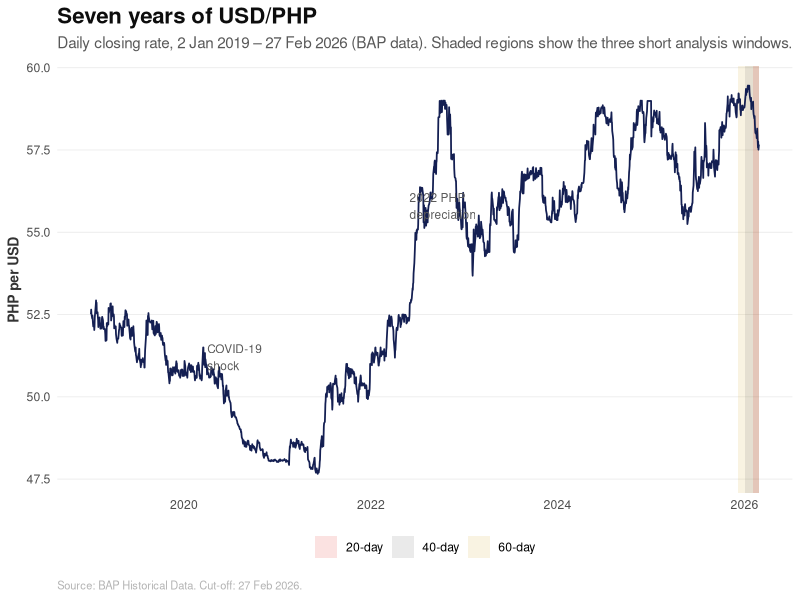
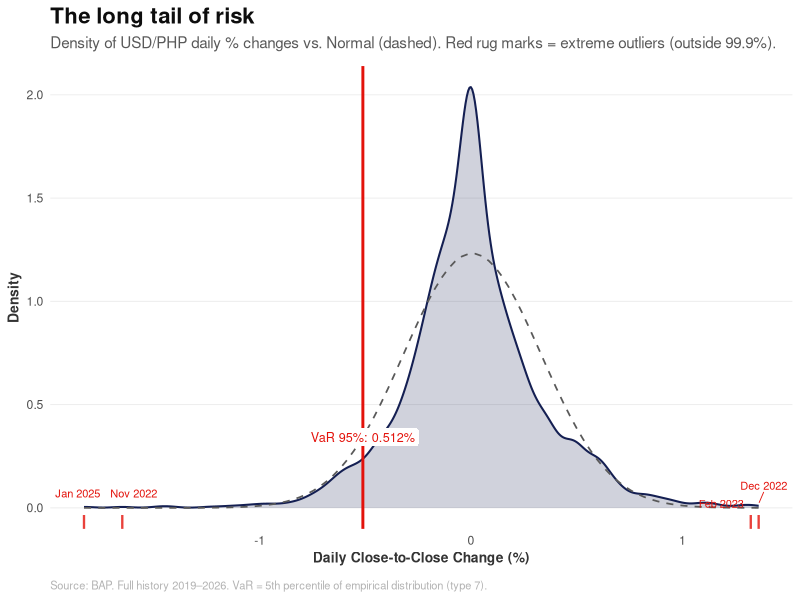
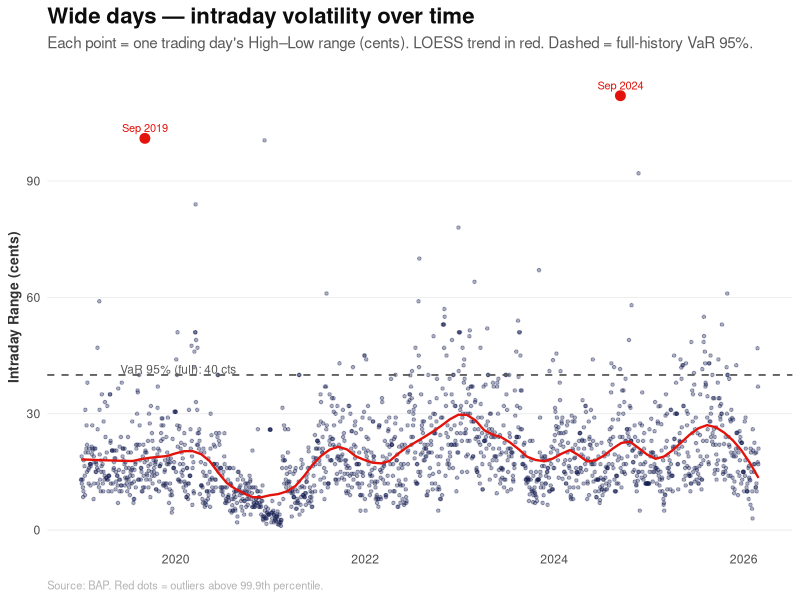
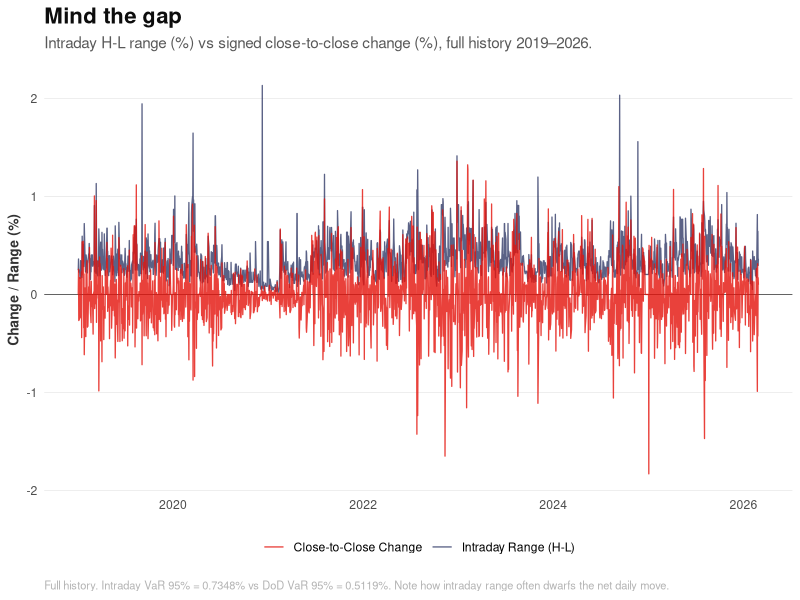
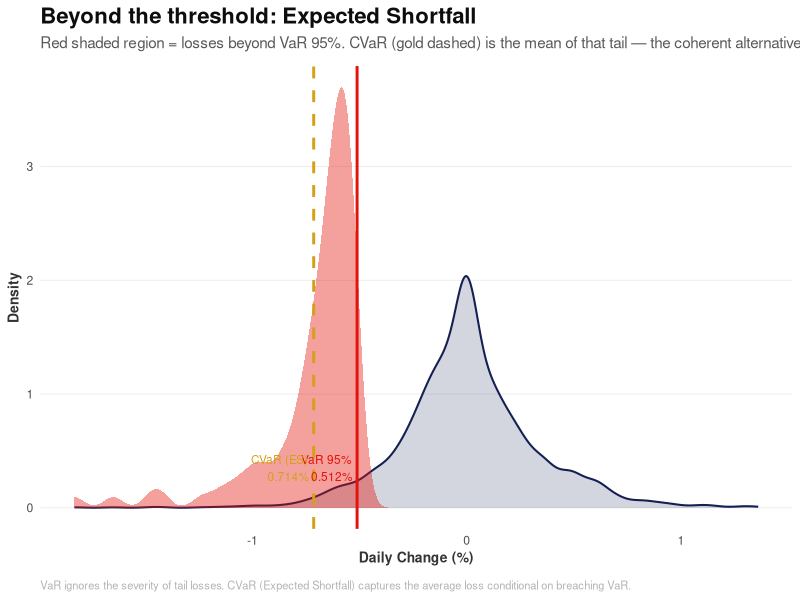
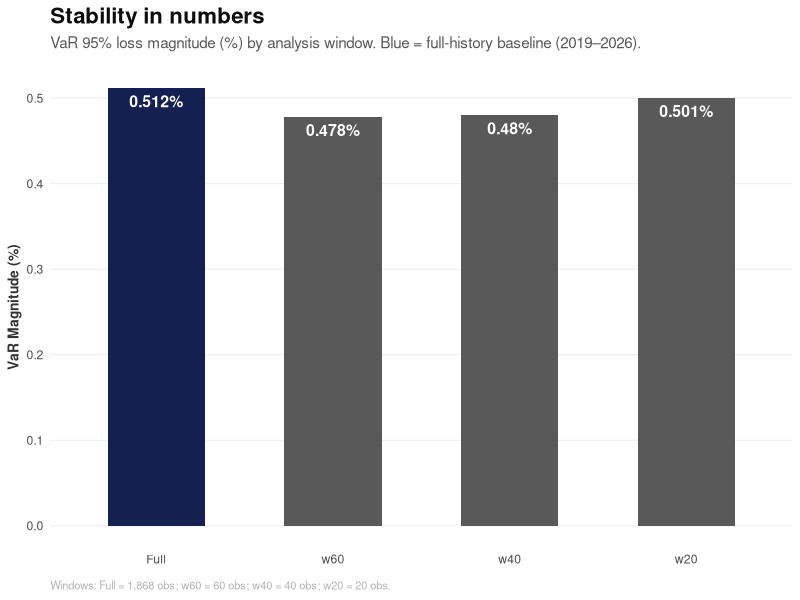
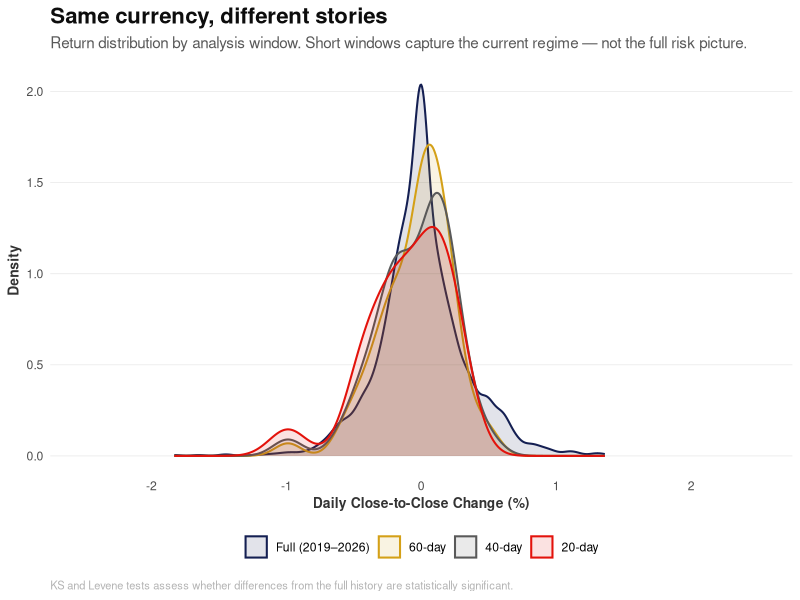
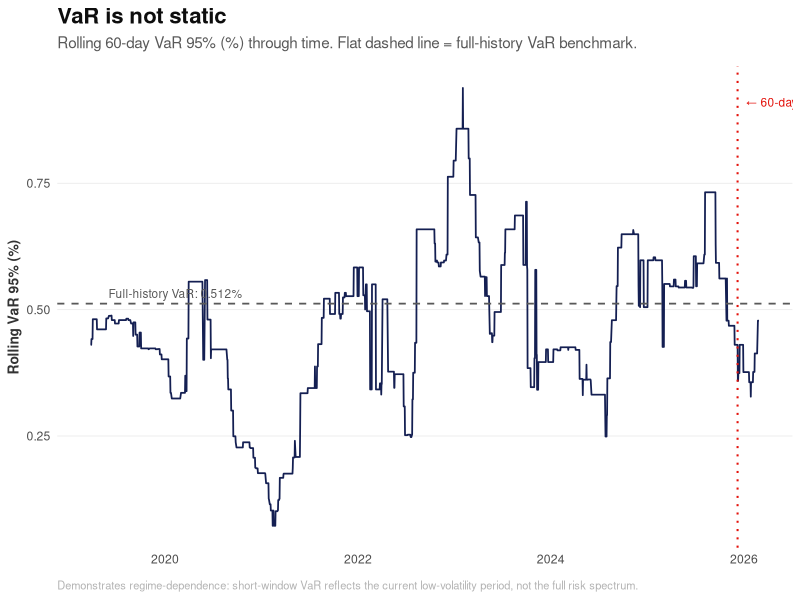

R code for these plots, in order:
## ---- chunk 1
knitr::opts_chunk$set(echo = TRUE, message = FALSE, warning = FALSE, fig.width = 10, fig.height = 6)
library(readr)
library(dplyr)
library(lubridate)
library(knitr)
library(e1071)
library(ggplot2)
library(ggrepel)
library(tidyr)

# --- ECONOMIST & QVRS THEME ---
theme_economist_quant <- function() {
  theme_minimal() +
    theme(
      text = element_text(family = "sans"),
      plot.title = element_text(face = "bold", size = 16, color = "#0D0D0D"),
      plot.subtitle = element_text(size = 11, color = "#595959", margin = margin(b = 10)),
      plot.caption = element_text(size = 8, color = "#B3B3B3", hjust = 0, margin = margin(t = 10)),
      panel.grid.major.y = element_line(color = "#EBEBEB", linewidth = 0.3),
      panel.grid.major.x = element_blank(),
      panel.grid.minor = element_blank(),
      axis.title = element_text(size = 10, face = "bold", color = "#333333"),
      axis.ticks = element_blank(),
      legend.position = "bottom",
      legend.title = element_blank()
    )
}

econ_blue <- "#141F52"
econ_red  <- "#E3120B"
econ_grey <- "#595959"
econ_gold <- "#D4A017"

# Helper for Levene's Test (Manual Implementation — median-centred)
levene_test_manual <- function(group1, group2) {
  med1 <- median(group1)
  med2 <- median(group2)
  z1 <- abs(group1 - med1)
  z2 <- abs(group2 - med2)
  t_res <- t.test(z1, z2, var.equal = TRUE)
  return(list(statistic = t_res$statistic, p_value = t_res$p.value))
}
## ---- chunk 2
df_raw <- read_csv("data/unified_usdphp_bap.csv") %>%
  mutate(Date = as.Date(Date)) %>%
  # Enforce case cut-off: 27 Feb 2026
  filter(Date <= as.Date("2026-02-27")) %>%
  # Remove weekends imputed by the consolidation script (1=Sun, 7=Sat in lubridate)
  filter(wday(Date) %in% 2:6) %>%
  arrange(Date)

integrity_check <- data.frame(
  Metric = c("Total Trading Rows", "Start Date", "End Date", "Rows with High < Low"),
  Value = c(
    as.character(nrow(df_raw)),
    as.character(min(df_raw$Date)),
    as.character(max(df_raw$Date)),
    as.character(nrow(filter(df_raw, High < Low)))
  )
)
kable(integrity_check, caption = "Data Integrity Check")
## ---- chunk 3
# --- PLOT 0: The Full Picture ---
# Shade the three short windows to contextualise their size vs history
shade_df <- data.frame(
  xmin = as.Date(c(tail(df_raw$Date, 60)[1], tail(df_raw$Date, 40)[1], tail(df_raw$Date, 20)[1])),
  xmax = max(df_raw$Date),
  label = c("60-day", "40-day", "20-day"),
  y    = c(54.5, 55.8, 57.1)
)

ggplot(df_raw, aes(x = Date, y = Close)) +
  geom_rect(data = shade_df,
            aes(xmin = xmin, xmax = xmax, ymin = -Inf, ymax = Inf, fill = label),
            inherit.aes = FALSE, alpha = 0.12) +
  scale_fill_manual(values = c("60-day" = econ_gold, "40-day" = econ_grey, "20-day" = econ_red),
                    name = "Analysis window") +
  geom_line(color = econ_blue, linewidth = 0.6) +
  annotate("text", x = as.Date("2020-04-01"), y = 51.2,
           label = "COVID-19\nshock", size = 3, color = econ_grey, hjust = 0) +
  annotate("text", x = as.Date("2022-06-01"), y = 55.8,
           label = "2022 PHP\ndepreciation", size = 3, color = econ_grey, hjust = 0) +
  labs(title = "Seven years of USD/PHP",
       subtitle = "Daily closing rate, 2 Jan 2019 – 27 Feb 2026 (BAP data). Shaded regions show the three short analysis windows.",
       x = NULL, y = "PHP per USD",
       caption = "Source: BAP Historical Data. Cut-off: 27 Feb 2026.") +
  theme_economist_quant()
## ---- chunk 4
# Swap High/Low where recorded in reverse (defensive — integrity check above shows 0)
df <- df_raw %>%
  mutate(
    ActualHigh = pmax(High, Low),
    ActualLow  = pmin(High, Low),
    High = ActualHigh,
    Low  = ActualLow
  ) %>%
  select(-ActualHigh, -ActualLow)

# Derive return columns
df <- df %>%
  mutate(
    dod_cents    = (Close - lag(Close)) * 100,
    dod_pct      = (Close - lag(Close)) / lag(Close) * 100,
    intraday_cents = (High - Low) * 100,
    intraday_pct   = (High - Low) / Low * 100
  )

# Drop the first row (no prior close → NA returns)
df_returns <- df %>% filter(!is.na(dod_cents))

cleaning_stats <- data.frame(
  Metric = c("Swapped High/Low Count", "Derived Columns", "Remaining Trading Rows (DoD series)"),
  Result = c(
    as.character(nrow(filter(df_raw, High < Low))),
    "DoD cents, DoD %, Intraday cents, Intraday %",
    as.character(nrow(df_returns))
  )
)
kable(cleaning_stats, caption = "Data Cleaning Results Summary")
## ---- chunk 5
# Return series windows (for DoD / Items 1, 4, 5, 6)
windows_returns <- list(
  Full = df_returns,
  w60  = tail(df_returns, 60),
  w40  = tail(df_returns, 40),
  w20  = tail(df_returns, 20)
)

# Intraday series windows (for Item 2; no lag dependency so use df)
windows_intraday <- list(
  Full = df,
  w60  = tail(df, 60),
  w40  = tail(df, 40),
  w20  = tail(df, 20)
)

window_summary <- data.frame(
  Window     = names(windows_returns),
  Start_Date = sapply(windows_returns, function(x) as.character(min(x$Date))),
  End_Date   = sapply(windows_returns, function(x) as.character(max(x$Date))),
  n          = sapply(windows_returns, nrow)
)
kable(window_summary, caption = "Analysis Windows (Return Series, cut-off 27 Feb 2026)")
## ---- chunk 6
# Use factor for ordered output in tables and plots
window_order <- c("Full", "w60", "w40", "w20")

item1_var <- bind_rows(lapply(windows_returns, function(w) {
  data.frame(
    n         = nrow(w),
    VaR_Pct   = abs(quantile(w$dod_pct,   0.05, type = 7)),
    VaR_Cents = abs(quantile(w$dod_cents,  0.05, type = 7))
  )
}), .id = "Window") %>%
  mutate(Window = factor(Window, levels = window_order)) %>%
  arrange(Window)

kable(item1_var, digits = 4,
      caption = "Item 1: Close-to-Close VaR at 95% Confidence (Loss Magnitude)")

# Outliers: observations outside the 0.1% / 99.9% bounds of the full history
lb_dod <- quantile(df_returns$dod_pct, 0.001, type = 7)
ub_dod <- quantile(df_returns$dod_pct, 0.999, type = 7)

outliers_1 <- df_returns %>%
  filter(dod_pct < lb_dod | dod_pct > ub_dod) %>%
  select(Date, Close, dod_pct, dod_cents) %>%
  arrange(Date)

kable(outliers_1, digits = 4,
      caption = paste0("Item 1: Outliers — DoD % outside [",
                       round(lb_dod, 4), "%, ", round(ub_dod, 4), "%] (0.1%/99.9% bounds)"))
## ---- chunk 7
# --- PLOT 1: The Long Tail of Risk ---
full_var_pct <- item1_var$VaR_Pct[item1_var$Window == "Full"]

ggplot(df_returns, aes(x = dod_pct)) +
  # Empirical density
  geom_density(fill = econ_blue, alpha = 0.20, color = econ_blue, linewidth = 0.7) +
  # Normal reference curve
  stat_function(fun = dnorm,
                args = list(mean = mean(df_returns$dod_pct), sd = sd(df_returns$dod_pct)),
                linetype = "dashed", color = econ_grey, linewidth = 0.6) +
  # VaR line (left tail — negative, because VaR magnitude is positive)
  geom_vline(xintercept = -full_var_pct, color = econ_red, linewidth = 1) +
  geom_label(aes(x = -full_var_pct, y = 0.30,
                 label = paste0("VaR 95%: ", round(full_var_pct, 3), "%")),
             size = 3.2, color = econ_red, fill = "white", label.size = 0, vjust = 0) +
  # Outlier markers
  geom_rug(data = outliers_1, aes(x = dod_pct), color = econ_red, linewidth = 0.8, alpha = 0.8) +
  geom_text_repel(data = outliers_1,
                  aes(x = dod_pct, y = 0.02,
                      label = format(Date, "%b %Y")),
                  size = 2.8, color = econ_red, nudge_y = 0.05, segment.size = 0.3) +
  labs(title = "The long tail of risk",
       subtitle = "Density of USD/PHP daily % changes vs. Normal (dashed). Red rug marks = extreme outliers (outside 99.9%).",
       x = "Daily Close-to-Close Change (%)", y = "Density",
       caption = "Source: BAP. Full history 2019–2026. VaR = 5th percentile of empirical distribution (type 7).") +
  theme_economist_quant()
## ---- chunk 8
item2_var <- bind_rows(lapply(windows_intraday, function(w) {
  data.frame(
    n         = nrow(w),
    VaR_Cents = quantile(w$intraday_cents, 0.95, type = 7),
    VaR_Pct   = quantile(w$intraday_pct,   0.95, type = 7)
  )
}), .id = "Window") %>%
  mutate(Window = factor(Window, levels = window_order)) %>%
  arrange(Window)

kable(item2_var, digits = 4,
      caption = "Item 2: Intraday (High–Low) VaR at 95% Confidence (95th percentile of range)")

# Outliers: above 99.9th percentile (range is one-sided positive)
ub_intraday <- quantile(df$intraday_cents, 0.999, type = 7)
outliers_2 <- df %>%
  filter(intraday_cents > ub_intraday) %>%
  select(Date, High, Low, intraday_cents, intraday_pct) %>%
  arrange(Date)

kable(outliers_2, digits = 4,
      caption = paste0("Item 2: Outliers — Intraday cents above ",
                       round(ub_intraday, 4), " cents (99.9th percentile)"))
## ---- chunk 9
# --- PLOT 1b: Intraday volatility scatter ---
ggplot(df, aes(x = Date, y = intraday_cents)) +
  geom_point(color = econ_blue, alpha = 0.35, size = 0.9) +
  geom_smooth(method = "loess", span = 0.15, se = FALSE, color = econ_red, linewidth = 0.8) +
  geom_hline(yintercept = item2_var$VaR_Cents[item2_var$Window == "Full"],
             linetype = "dashed", color = econ_grey, linewidth = 0.6) +
  annotate("text", x = as.Date("2019-06-01"),
           y = item2_var$VaR_Cents[item2_var$Window == "Full"] + 1.5,
           label = paste0("VaR 95% (full): ",
                          round(item2_var$VaR_Cents[item2_var$Window == "Full"], 2), " cts"),
           size = 3, color = econ_grey, hjust = 0) +
  geom_point(data = outliers_2, aes(x = Date, y = intraday_cents),
             color = econ_red, size = 3) +
  geom_text_repel(data = outliers_2, aes(x = Date, y = intraday_cents,
                  label = format(Date, "%b %Y")),
                  size = 2.8, color = econ_red, nudge_y = 2) +
  labs(title = "Wide days — intraday volatility over time",
       subtitle = "Each point = one trading day's High–Low range (cents). LOESS trend in red. Dashed = full-history VaR 95%.",
       x = NULL, y = "Intraday Range (cents)",
       caption = "Source: BAP. Red dots = outliers above 99.9th percentile.") +
  theme_economist_quant()
## ---- chunk 10
gap_table <- item1_var %>%
  select(Window, dod_var = VaR_Cents) %>%
  left_join(item2_var %>% select(Window, intra_var = VaR_Cents), by = "Window") %>%
  mutate(
    Gap_Cents = intra_var - dod_var,
    Gap_Pct_of_Intra = Gap_Cents / intra_var * 100
  )
kable(gap_table, digits = 4,
      caption = "Item 3: VaR Gap (Intraday − DoD). Positive gap = intraday captures more risk than close-to-close.")
## ---- chunk 11
# --- PLOT 2: Mind the Gap ---
# Show full history (not just 250 days) to avoid cherry-picking the window
ggplot(df_returns, aes(x = Date)) +
  geom_hline(yintercept = 0, color = econ_grey, linewidth = 0.3) +
  geom_line(aes(y = intraday_pct,   color = "Intraday Range (H-L)"), linewidth = 0.45, alpha = 0.7) +
  geom_line(aes(y = dod_pct,        color = "Close-to-Close Change"), linewidth = 0.45, alpha = 0.8) +
  scale_color_manual(values = c("Intraday Range (H-L)" = econ_blue,
                                "Close-to-Close Change"  = econ_red)) +
  labs(title = "Mind the gap",
       subtitle = "Intraday H-L range (%) vs signed close-to-close change (%), full history 2019–2026.",
       x = NULL, y = "Change / Range (%)",
       caption = paste0("Full history. Intraday VaR 95% = ",
                        round(item2_var$VaR_Pct[item2_var$Window == "Full"], 4), "% vs DoD VaR 95% = ",
                        round(item1_var$VaR_Pct[item1_var$Window == "Full"], 4),
                        "%. Note how intraday range often dwarfs the net daily move.")) +
  theme_economist_quant()
## ---- chunk 12
# CVaR (Expected Shortfall) — mean of returns below the 5th percentile
threshold_pct   <- -item1_var$VaR_Pct[item1_var$Window == "Full"]
threshold_cents <- -item1_var$VaR_Cents[item1_var$Window == "Full"]

cvar_pct   <- abs(mean(df_returns$dod_pct[df_returns$dod_pct     <= threshold_pct]))
cvar_cents <- abs(mean(df_returns$dod_cents[df_returns$dod_cents <= threshold_cents]))

# Winsorization at 0.1% / 99.9% (caps extreme values at boundary rather than removing them)
lb_w <- quantile(df_returns$dod_pct,   0.001, type = 7)
ub_w <- quantile(df_returns$dod_pct,   0.999, type = 7)
lb_c <- quantile(df_returns$dod_cents, 0.001, type = 7)
ub_c <- quantile(df_returns$dod_cents, 0.999, type = 7)

df_winsor <- df_returns %>%
  mutate(
    dod_pct_w   = pmin(pmax(dod_pct,   lb_w), ub_w),
    dod_cents_w = pmin(pmax(dod_cents, lb_c), ub_c)
  )

var_winsor_pct   <- abs(quantile(df_winsor$dod_pct_w,   0.05, type = 7))
var_winsor_cents <- abs(quantile(df_winsor$dod_cents_w, 0.05, type = 7))

raw_var_pct   <- item1_var$VaR_Pct[item1_var$Window == "Full"]
raw_var_cents <- item1_var$VaR_Cents[item1_var$Window == "Full"]

item4_table <- data.frame(
  Metric = c(
    "Raw VaR (95%)",
    "CVaR / Expected Shortfall (95%)",
    "Winsorization Lower Bound (0.1%)",
    "Winsorization Upper Bound (99.9%)",
    "VaR after Winsorization (95%)",
    "VaR Reduction from Winsorization"
  ),
  Percentage = c(raw_var_pct, cvar_pct, lb_w, ub_w, var_winsor_pct,
                 raw_var_pct - var_winsor_pct),
  Cents      = c(raw_var_cents, cvar_cents, NA, NA, var_winsor_cents,
                 raw_var_cents - var_winsor_cents)
)
kable(item4_table, digits = 4, caption = "Item 4: CVaR and Winsorization Results (Full History)")
## ---- chunk 13
# --- PLOT 3a: CVaR vs VaR tail illustration ---
tail_returns <- df_returns %>% filter(dod_pct <= threshold_pct)
cvar_line <- mean(tail_returns$dod_pct)

ggplot(df_returns, aes(x = dod_pct)) +
  geom_density(fill = econ_blue, alpha = 0.18, color = econ_blue, linewidth = 0.7) +
  # Shade the tail (ES zone)
  geom_density(data = tail_returns, aes(x = dod_pct),
               fill = econ_red, alpha = 0.4, color = NA) +
  geom_vline(xintercept = threshold_pct, color = econ_red, linewidth = 1) +
  geom_vline(xintercept = cvar_line, color = econ_gold, linewidth = 1, linetype = "dashed") +
  annotate("text", x = threshold_pct, y = 0.35,
           label = paste0("VaR 95%\n", round(-threshold_pct, 3), "%"),
           size = 3, color = econ_red, hjust = 1.1) +
  annotate("text", x = cvar_line, y = 0.35,
           label = paste0("CVaR (ES)\n", round(cvar_pct, 3), "%"),
           size = 3, color = econ_gold, hjust = 1.1) +
  labs(title = "Beyond the threshold: Expected Shortfall",
       subtitle = "Red shaded region = losses beyond VaR 95%. CVaR (gold dashed) is the mean of that tail — the coherent alternative.",
       x = "Daily Change (%)", y = "Density",
       caption = "VaR ignores the severity of tail losses. CVaR (Expected Shortfall) captures the average loss conditional on breaching VaR.") +
  theme_economist_quant()
## ---- chunk 14
full_pct <- df_returns$dod_pct

item5_tests <- bind_rows(lapply(windows_returns[-1], function(w) {
  ks     <- ks.test(full_pct, w$dod_pct)
  levene <- levene_test_manual(full_pct, w$dod_pct)
  data.frame(
    n          = nrow(w),
    KS_Stat    = ks$statistic,
    KS_p       = ks$p.value,
    Levene_F   = abs(levene$statistic),
    Levene_p   = levene$p_value
  )
}), .id = "Window") %>%
  mutate(Window = factor(Window, levels = c("w60", "w40", "w20"))) %>%
  arrange(Window)

item5_desc <- bind_rows(lapply(windows_returns, function(w) {
  data.frame(n       = nrow(w),
             Mean    = mean(w$dod_pct),
             SD      = sd(w$dod_pct),
             Skew    = skewness(w$dod_pct),
             Kurt    = kurtosis(w$dod_pct))
}), .id = "Window") %>%
  mutate(Window = factor(Window, levels = window_order)) %>%
  arrange(Window)

item5_comp <- item1_var %>%
  mutate(Diff_from_Full_pp = VaR_Pct - VaR_Pct[Window == "Full"]) %>%
  arrange(Window)

kable(item5_tests, digits = 4,
      caption = "Item 5: Significance Tests (each window vs. full history). KS = distribution equality; Levene = variance equality.")
kable(item5_desc, digits = 4,
      caption = "Item 5: Descriptive Statistics by Window")
kable(item5_comp, digits = 4,
      caption = "Item 5: VaR Comparison — difference from full-history baseline (percentage points)")
## ---- chunk 15
# --- PLOT 4a: Stability in Numbers — VaR bar chart (ordered Full → w60 → w40 → w20) ---
ggplot(item1_var, aes(x = Window, y = VaR_Pct,
                      fill = Window == "Full")) +
  geom_col(width = 0.55) +
  scale_fill_manual(values = c("TRUE" = econ_blue, "FALSE" = econ_grey)) +
  geom_text(aes(label = paste0(round(VaR_Pct, 3), "%")),
            vjust = 1.6, color = "white", fontface = "bold", size = 4) +
  labs(title = "Stability in numbers",
       subtitle = "VaR 95% loss magnitude (%) by analysis window. Blue = full-history baseline (2019–2026).",
       x = NULL, y = "VaR Magnitude (%)",
       caption = "Windows: Full = 1,868 obs; w60 = 60 obs; w40 = 40 obs; w20 = 20 obs.") +
  theme_economist_quant() + theme(legend.position = "none")
## ---- chunk 16
# --- PLOT 4b: Distribution comparison — window return distributions overlaid ---
dist_data <- bind_rows(
  mutate(windows_returns$Full, Window = "Full (2019–2026)"),
  mutate(windows_returns$w60,  Window = "60-day"),
  mutate(windows_returns$w40,  Window = "40-day"),
  mutate(windows_returns$w20,  Window = "20-day")
) %>%
  mutate(Window = factor(Window,
                         levels = c("Full (2019–2026)", "60-day", "40-day", "20-day")))

win_colors <- c("Full (2019–2026)" = econ_blue,
                "60-day"           = econ_gold,
                "40-day"           = econ_grey,
                "20-day"           = econ_red)

ggplot(dist_data, aes(x = dod_pct, color = Window, fill = Window)) +
  geom_density(alpha = 0.12, linewidth = 0.7) +
  scale_color_manual(values = win_colors) +
  scale_fill_manual(values  = win_colors) +
  coord_cartesian(xlim = c(-2.5, 2.5)) +
  labs(title = "Same currency, different stories",
       subtitle = "Return distribution by analysis window. Short windows capture the current regime — not the full risk picture.",
       x = "Daily Close-to-Close Change (%)", y = "Density",
       caption = "KS and Levene tests assess whether differences from the full history are statistically significant.") +
  theme_economist_quant()
## ---- chunk 17
# --- PLOT 4c: Rolling 60-day VaR over time ---
roll_n <- 60
roll_idx <- roll_n:nrow(df_returns)

roll_var_pct <- sapply(roll_idx, function(i) {
  win <- df_returns$dod_pct[(i - roll_n + 1):i]
  abs(quantile(win, 0.05, type = 7))
})

roll_df <- data.frame(
  Date    = df_returns$Date[roll_idx],
  RollVaR = roll_var_pct
)

# Mark current windows
current_w60_start <- min(windows_returns$w60$Date)

ggplot(roll_df, aes(x = Date, y = RollVaR)) +
  geom_line(color = econ_blue, linewidth = 0.6) +
  geom_hline(yintercept = item1_var$VaR_Pct[item1_var$Window == "Full"],
             linetype = "dashed", color = econ_grey, linewidth = 0.6) +
  annotate("text", x = as.Date("2019-06-01"),
           y = item1_var$VaR_Pct[item1_var$Window == "Full"] + 0.02,
           label = paste0("Full-history VaR: ",
                          round(item1_var$VaR_Pct[item1_var$Window == "Full"], 3), "%"),
           size = 3, color = econ_grey, hjust = 0) +
  geom_vline(xintercept = current_w60_start, color = econ_red,
             linetype = "dotted", linewidth = 0.7) +
  annotate("text", x = current_w60_start, y = max(roll_var_pct) * 0.97,
           label = "← 60-day window starts here",
           size = 3, color = econ_red, hjust = -0.05) +
  labs(title = "VaR is not static",
       subtitle = "Rolling 60-day VaR 95% (%) through time. Flat dashed line = full-history VaR benchmark.",
       x = NULL, y = "Rolling VaR 95% (%)",
       caption = "Demonstrates regime-dependence: short-window VaR reflects the current low-volatility period, not the full risk spectrum.") +
  theme_economist_quant()
## ---- chunk 18
# Reference: last trading day on or before 30 June 2024
ref_row      <- df %>% filter(Date <= as.Date("2024-06-30")) %>% slice_tail(n = 1)
fx_rate      <- ref_row$Close
ref_date_used <- ref_row$Date

# VaR and upside at 99% (1st and 99th percentile of full DoD return series)
var_99_pct    <- abs(quantile(df_returns$dod_pct, 0.01, type = 7))
upside_99_pct <-    quantile(df_returns$dod_pct, 0.99, type = 7)

# Position calculations
pos_usd           <- 10000000
loss_usd          <- (var_99_pct / 100) * pos_usd
loss_php          <- loss_usd * fx_rate

target_php        <- 20000
reduced_pos_usd   <- target_php / ((var_99_pct / 100) * fx_rate)
usd_to_remove     <- pos_usd - reduced_pos_usd

upside_full_php     <- (upside_99_pct / 100) * pos_usd * fx_rate
upside_reduced_php  <- (upside_99_pct / 100) * reduced_pos_usd * fx_rate
upside_sacrificed   <- upside_full_php - upside_reduced_php

item6_table <- data.frame(
  Parameter = c(
    "Reference Date Used", "FX Rate at Reference (PHP/USD)",
    "Full-History VaR 99% (%)", "VaR 99% (cents)",
    "USD Position", "1-Day Loss @ 99% (USD)", "1-Day Loss @ 99% (PHP)",
    "Target Maximum 1-Day Loss (PHP)", "Required USD Position",
    "USD to Redeploy", "99th Percentile Upside (%)",
    "Upside on Full Position (PHP)", "Upside on Reduced Position (PHP)",
    "Upside Sacrificed (PHP)"
  ),
  Value = c(
    as.character(ref_date_used),
    round(fx_rate, 4),
    round(var_99_pct, 4),
    round(abs(quantile(df_returns$dod_cents, 0.01, type = 7)), 4),
    format(pos_usd, big.mark = ","),
    format(round(loss_usd, 2), big.mark = ","),
    format(round(loss_php, 2), big.mark = ","),
    format(target_php, big.mark = ","),
    format(round(reduced_pos_usd, 2), big.mark = ","),
    format(round(usd_to_remove, 2), big.mark = ","),
    round(upside_99_pct, 4),
    format(round(upside_full_php, 2), big.mark = ","),
    format(round(upside_reduced_php, 2), big.mark = ","),
    format(round(upside_sacrificed, 2), big.mark = ",")
  )
)
kable(item6_table, caption = "Item 6: Portfolio Loss and Hedge Sizing (FX Rate as of 30 Jun 2024, 99% Confidence)")
## ---- chunk 19
# --- PLOT 5: The Price of Safety ---
port_viz <- data.frame(
  Category = factor(
    c("Full Exposure\n(USD 10M)", "Capped Loss\n(PHP 20K target)"),
    levels = c("Full Exposure\n(USD 10M)", "Capped Loss\n(PHP 20K target)")
  ),
  Loss   = c(loss_php / 1e6, target_php / 1e6),
  Upside = c(upside_full_php / 1e6, upside_reduced_php / 1e6)
) %>%
  pivot_longer(cols = c(Loss, Upside), names_to = "Direction", values_to = "Value") %>%
  mutate(
    SignedValue = ifelse(Direction == "Loss", -Value, Value),
    Direction   = factor(Direction, levels = c("Upside", "Loss"))
  )

ggplot(port_viz, aes(x = Category, y = SignedValue, fill = Direction)) +
  geom_col(width = 0.5, position = "identity") +
  geom_hline(yintercept = 0, color = "#333333", linewidth = 0.4) +
  scale_fill_manual(values = c("Loss" = econ_red, "Upside" = econ_blue),
                    labels = c("1-Day Loss (99%)", "99th-Pct Upside")) +
  scale_y_continuous(labels = function(x) paste0("PHP ", abs(x), "M"),
                     breaks = seq(-5, 5, 1)) +
  labs(title = "The price of safety",
       subtitle = "Potential 1-day loss (down) vs. upside potential (up), in PHP millions. Reference: FX rate as of 30 Jun 2024.",
       x = NULL, y = "PHP (millions)",
       caption = paste0("To cap daily loss at PHP 20,000, USD position must be reduced to USD ",
                        format(round(reduced_pos_usd, 0), big.mark = ","),
                        ". This sacrifices PHP ",
                        format(round(upside_sacrificed / 1e6, 2), big.mark = ","), "M in 99th-pct upside.")) +
  theme_economist_quant()
## ---- chunk 20
summary_table <- data.frame(
  Item = c(1, 1, 1, 2, 2, 2, 3, 4, 4, 5, 5, 6, 6, 6),
  Description = c(
    "Close-to-close VaR 95% — full history",
    "Outlier count (DoD, outside 0.1%/99.9%)",
    "Outlier dates",
    "Intraday VaR 95% — full history",
    "Outlier count (Intraday, above 99.9%)",
    "Intraday outlier dates",
    "VaR gap (Intraday − DoD), full history",
    "CVaR / Expected Shortfall 95%, full",
    "VaR after Winsorization 95%",
    "KS test p-values (w60, w40, w20 vs Full)",
    "Max VaR deviation from full baseline",
    "1-day loss, USD 10M @ 99% (PHP)",
    "USD position to cap loss at PHP 20K",
    "99th-pct upside sacrificed (PHP)"
  ),
  Result = c(
    paste0(round(item1_var$VaR_Cents[item1_var$Window == "Full"], 2), " cts / ",
           round(item1_var$VaR_Pct[item1_var$Window == "Full"], 4), "%"),
    as.character(nrow(outliers_1)),
    paste(format(outliers_1$Date, "%d %b %Y"), collapse = "; "),
    paste0(round(item2_var$VaR_Cents[item2_var$Window == "Full"], 2), " cts / ",
           round(item2_var$VaR_Pct[item2_var$Window == "Full"], 4), "%"),
    as.character(nrow(outliers_2)),
    paste(format(outliers_2$Date, "%d %b %Y"), collapse = "; "),
    paste0(round(gap_table$Gap_Cents[gap_table$Window == "Full"], 2), " cts"),
    paste0(round(cvar_cents, 2), " cts / ", round(cvar_pct, 4), "%"),
    paste0(round(var_winsor_pct, 4), "% (reduction: ",
           round(raw_var_pct - var_winsor_pct, 4), " pp)"),
    paste(round(item5_tests$KS_p, 4), collapse = ", "),
    paste0(round(max(abs(item5_comp$Diff_from_Full_pp)), 4), " pp"),
    paste0("PHP ", format(round(loss_php, 2), big.mark = ",")),
    paste0("USD ", format(round(reduced_pos_usd, 2), big.mark = ",")),
    paste0("PHP ", format(round(upside_sacrificed, 2), big.mark = ","))
  )
)
kable(summary_table, caption = "Final Summary Table — All Items")
